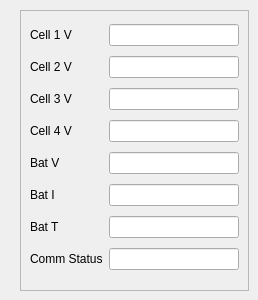
                     <widget class="QWidget" name="tab_bat1_7">
                      <attribute name="title">
                       <string>BAT 7</string>
                      </attribute>
                      <widget class="QFrame" name="frame_bat1_7">
                       <property name="geometry">
                        <rect>
                         <x>20</x>
                         <y>10</y>
                         <width>229</width>
                         <height>281</height>
                        </rect>
                       </property>
                       <property name="frameShape">
                        <enum>QFrame::StyledPanel</enum>
                       </property>
                       <property name="frameShadow">
                        <enum>QFrame::Raised</enum>
                       </property>
                       <layout class="QGridLayout" name="gridLayout_37">
                        <item row="0" column="0">
                         <widget class="QLabel" name="label_cell1v_7">
                          <property name="text">
                           <string>Cell 1 V</string>
                          </property>
                         </widget>
                        </item>
                        <item row="0" column="1">
                         <widget class="QLineEdit" name="lineEdit_cell1_7"/>
                        </item>
                        <item row="1" column="0">
                         <widget class="QLabel" name="label_cell2v_7">
                          <property name="text">
                           <string>Cell 2 V</string>
                          </property>
                         </widget>
                        </item>
                        <item row="1" column="1">
                         <widget class="QLineEdit" name="lineEdit_cell2_7"/>
                        </item>
                        <item row="2" column="0">
                         <widget class="QLabel" name="label_cell3v_7">
                          <property name="text">
                           <string>Cell 3 V</string>
                          </property>
                         </widget>
                        </item>
                        <item row="2" column="1">
                         <widget class="QLineEdit" name="lineEdit_cell3_7"/>
                        </item>
                        <item row="3" column="0">
                         <widget class="QLabel" name="label_cell4v_7">
                          <property name="text">
                           <string>Cell 4 V</string>
                          </property>
                         </widget>
                        </item>
                        <item row="3" column="1">
                         <widget class="QLineEdit" name="lineEdit_cell4_7"/>
                        </item>
                        <item row="4" column="0">
                         <widget class="QLabel" name="label_batv_7">
                          <property name="toolTip">
                           <string extracomment="Battery Voltage"/>
                          </property>
                          <property name="text">
                           <string>Bat V</string>
                          </property>
                         </widget>
                        </item>
                        <item row="4" column="1">
                         <widget class="QLineEdit" name="lineEdit_batv_7"/>
                        </item>
                        <item row="5" column="0">
                         <widget class="QLabel" name="label_bati_7">
                          <property name="toolTip">
                           <string extracomment="Battery Current"/>
                          </property>
                          <property name="text">
                           <string>Bat I</string>
                          </property>
                         </widget>
                        </item>
                        <item row="5" column="1">
                         <widget class="QLineEdit" name="lineEdit_bati_7"/>
                        </item>
                        <item row="6" column="0">
                         <widget class="QLabel" name="label_bat_temp_7">
                          <property name="text">
                           <string>Bat T</string>
                          </property>
                         </widget>
                        </item>
                        <item row="6" column="1">
                         <widget class="QLineEdit" name="lineEdit_bat_temp_7"/>
                        </item>
                        <item row="7" column="0">
                         <widget class="QLabel" name="label_bat_comm_7">
                          <property name="text">
                           <string>Comm Status</string>
                          </property>
                         </widget>
                        </item>
                        <item row="7" column="1">
                         <widget class="QLineEdit" name="lineEdit_bat_comm_7"/>
                        </item>
                       </layout>
                      </widget>
                     </widget>
